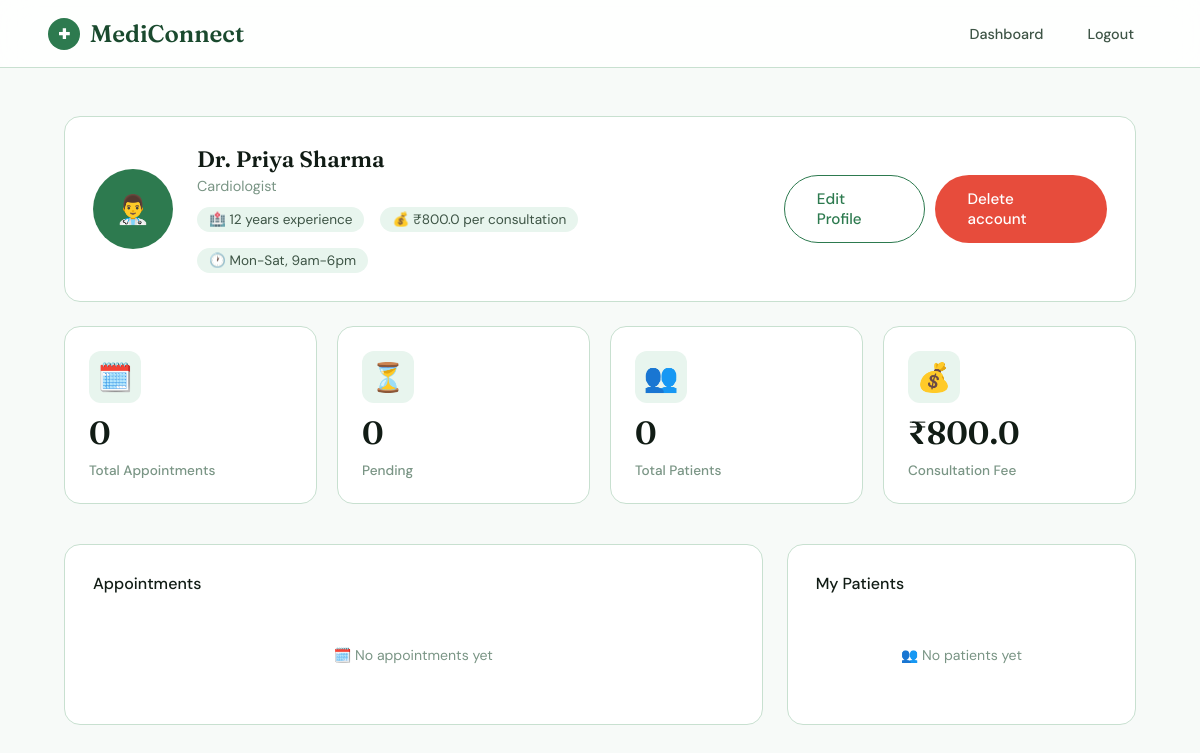
Screenshot of /doctor/dashboard (signed in) with the database file from the repository.
### app.py (models this page shows)
class Doctor(db.Model):
    id = db.Column(db.Integer, primary_key=True)
    name = db.Column(db.String(100), nullable=False)
    email = db.Column(db.String(120), unique=True, nullable=False)
    password = db.Column(db.String(200), nullable=False)
    specialization = db.Column(db.String(100), nullable=False)
    experience = db.Column(db.Integer)
    fee = db.Column(db.Float, default=0.0)
    availability = db.Column(db.String(200), default="Mon-Fri, 9am-5pm")
    about = db.Column(db.Text)
    created_at = db.Column(db.DateTime, default=datetime.utcnow)
    reviews = db.relationship('DoctorReview', backref='doctor', lazy=True)

### app.py (the view)
@app.route("/doctor/dashboard")
def doctor_dashboard():
    if "doctor_id" not in session or session.get("role") != "doctor":
        flash("Please login as a doctor.", "error")
        return redirect(url_for("doctor_login"))
    doctor = Doctor.query.get(session["doctor_id"])
    appointments = (Appointment.query
                    .filter_by(doctor_id=session["doctor_id"])
                    .order_by(Appointment.created_at.desc())
                    .all())
    total_appointments = len(appointments)
    pending = sum(1 for a in appointments if a.status == "Pending")
    patients = (User.query
                .join(Appointment)
                .filter(Appointment.doctor_id == session["doctor_id"])
                .distinct()
                .all())
    hour = datetime.now().hour
    greeting = "Good morning" if hour < 12 else "Good afternoon" if hour < 17 else "Good evening"
    return render_template(
        "doctor_dashboard.html",
        doctor=doctor,
        appointments=appointments,
        total_appointments=total_appointments,
        pending=pending,
        patients=patients,
        greeting=greeting
    )

### templates/doctor_dashboard.html (shortened to what this page needs)
{% extends "base.html" %}
{% block content %}
<div class="dashboard">
  <div class="profile-card">
    <div class="profile-avatar">👨‍⚕️</div>
    <div class="profile-info">
      <h2>Dr. {{ doctor.name }}</h2>
      <p>{{ doctor.specialization }}</p>
      <div class="profile-meta">
        <span class="meta-item">🏥 {{ doctor.experience }} years experience</span>
        <span class="meta-item">💰 ₹{{ doctor.fee }} per consultation</span>
        <span class="meta-item">🕐 {{ doctor.availability }}</span>
      </div>
    </div>
    <div style="display:flex; gap:10px; margin-left:auto;">
      <a href="/doctor/update" class="btn btn-outline">Edit Profile</a>
      <a href="/doctor/account/delete" class="btn btn-danger" onclick="return confirm('Delete your doctor account? This will remove your profile and appointments permanently.')">Delete account</a>
    </div>
  </div>
  <div class="stats-row">
    <div class="stat-card">
      <div class="icon">🗓️</div>
      <div class="number">{{ total_appointments }}</div>
      <div class="label">Total Appointments</div>
    </div>
    <div class="stat-card">
      <div class="icon">⏳</div>
      <div class="number">{{ pending }}</div>
      <div class="label">Pending</div>
    </div>
    <div class="stat-card">
      <div class="icon">👥</div>
      <div class="number">{{ patients|length }}</div>
      <div class="label">Total Patients</div>
    </div>
    <div class="stat-card">
      <div class="icon">💰</div>
      <div class="number">₹{{ doctor.fee }}</div>
      <div class="label">Consultation Fee</div>
    </div>
  </div>
  <div class="dashboard-grid">
    <div class="section-card">
      <h3>Appointments</h3>
      {% if appointments %}
        {% for apt in appointments %}
          <div class="appointment-item">
            <div class="apt-icon">🗓️</div>
            <div class="apt-text">
              <h4>{{ apt.user.name }}</h4>
              <p>{{ apt.date }} at {{ apt.time }} — {{ apt.reason }}</p>
            </div>
            <div class="apt-actions">
              {% if apt.status == "Pending" %}
                <a href="/doctor/appointment/{{ apt.id }}/Accepted" class="btn-accept">Accept</a>
                <a href="/doctor/appointment/{{ apt.id }}/Rejected" class="btn-reject">Reject</a>
              {% else %}
                <span class="status-badge {{ apt.status|lower }}">{{ apt.status }}</span>
              {% endif %}
            </div>
          </div>
        {% endfor %}
      {% else %}
        <div class="empty-state">🗓️ No appointments yet</div>
      {% endif %}
    </div>
    <div class="section-card">
      <h3>My Patients</h3>
      {% if patients %}
        {% for patient in patients %}
          <div class="patient-item">
            <div class="patient-avatar">{{ patient.name[0] }}</div>
            <div class="patient-text">
              <h4>{{ patient.name }}</h4>
              <p>Blood: {{ patient.blood_group }} · Age: {{ patient.age }}</p>
            </div>
          </div>
        {% endfor %}
      {% else %}
        <div class="empty-state">👥 No patients yet</div>
      {% endif %}
    </div>
  </div>
</div>
{% endblock %}

### rows the page displays
Doctor: name "Priya Sharma", specialization "Cardiologist", experience "12", fee "800.0", availability "Mon-Sat, 9am-6pm"

### other values shown
{{ total_appointments }} "0"
{{ pending }} "0"
{{ patients|length }} "0"
